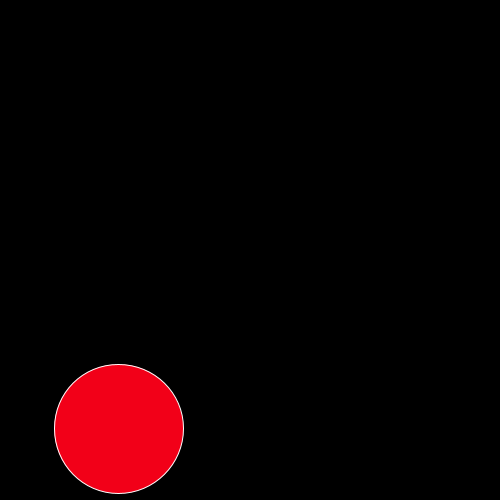
Frame 1 (no input)
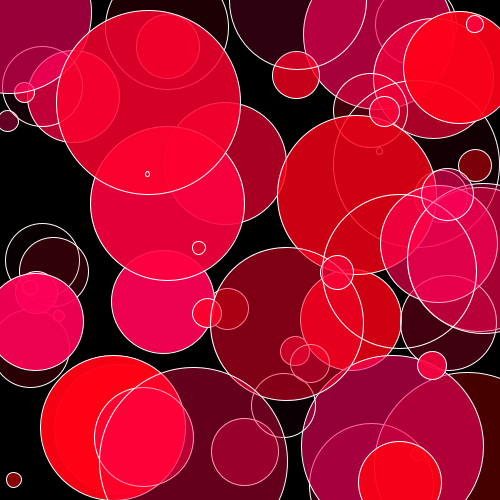
Frame 60 (the mouse pressed at the canvas centre just before this capture)
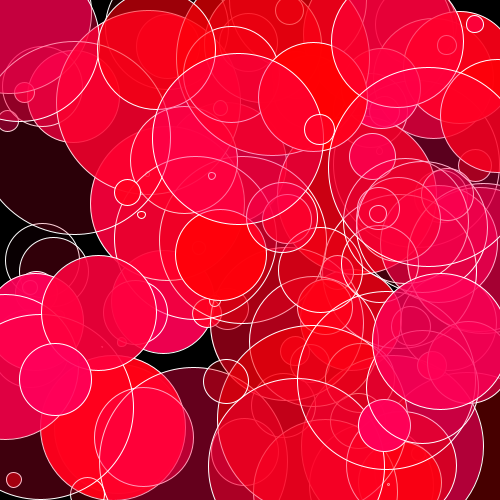
Frame 120 (the mouse held since frame 60 and released just before this capture)

The Processing sketch that drew these frames (run headless with seeded random() and noise(); from frame 60 on, the mouse is pressed at the canvas centre):

// Processing sketch: bg
// ── bg.pde
void setup(){
  size(500,500);
  background(0);
  frameRate(120);
}

void draw(){
  stroke(255);
  float x=random(200);
  fill(255,0,random(100),random(255));
  ellipse(random(width),random(height),x,x);
}
